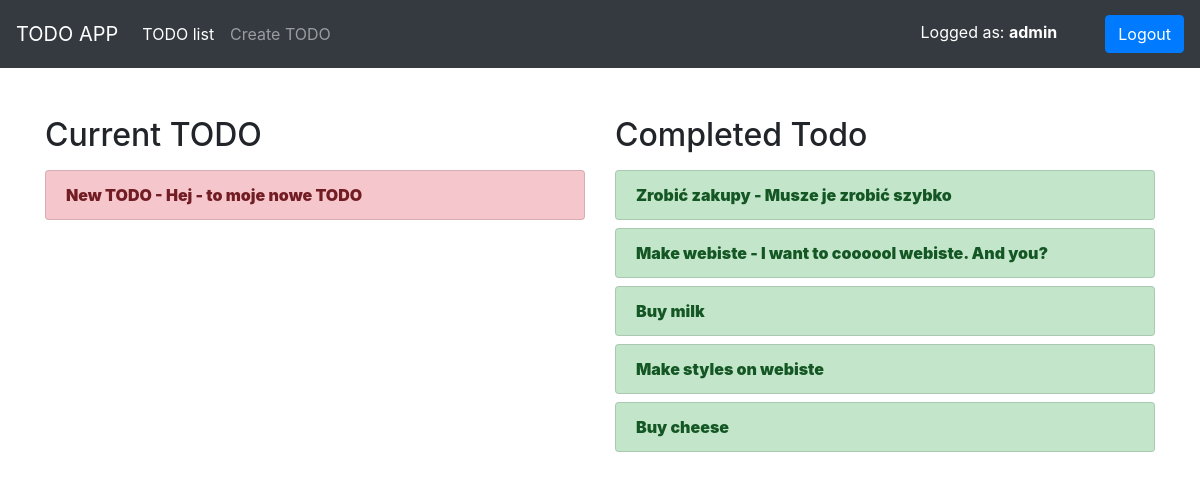
/current/ (signed in), run on the app's committed database.
### todo/models.py (models this page shows, shortened)
class Todo(models.Model):
    title = models.CharField(max_length=100)
    memo = models.TextField(blank=True)
    created = models.DateTimeField(auto_now_add=True)
    dateCompleted = models.DateTimeField(null=True, blank=True)
    important = models.BooleanField(default=False)
    user = models.ForeignKey(User, on_delete=models.CASCADE)

### todo/views.py (the view)
# urls.py: path('current/', views.currenttodos, name='currenttodos'),
@login_required(login_url='loginuser')
def currenttodos(request):
    todos = Todo.objects.filter(user=request.user, dateCompleted__isnull=True)
    completeTodos = Todo.objects.filter(user=request.user, dateCompleted__isnull=False).order_by('-dateCompleted')
    context = {'todos': todos, 'completeTodos': completeTodos}
    return render(request, 'todo/todos.html', context)

### todo/templates/todo/todos.html
{% extends 'todo/base.html' %}
{% block content %}
    <div class="row">
        <div class="col-md-6">
            <h2 class="mb-3">Current TODO</h2>
            <ul class="list-group">
                {% for todo in todos %}
                <li class="list-group">{% if todo.important %}
                    <b><a href="{% url 'viewtodo' todo.id %}" class="list-group-item list-group-item-action list-group-item-danger mb-2">{{ todo.title }}{% if todo.memo %} - {{ todo.memo }} {% endif %}</a></b>
                    {% else %}
                    <a href="{% url 'viewtodo' todo.id %}" class="list-group-item list-group-item-action list-group-item-danger mb-2">{{ todo.title }}{% if todo.memo %} - {{ todo.memo }} {% endif %}</a>
                    {% endif %}
                </li>
                {% endfor %}
            </ul>
        </div>
        <div class="col-md-6">
            <h2 class="mb-3">Completed Todo</h2>
            <ul class="list-group">
                {% for todo in completeTodos %}
                <li class="list-group">
                    {% if todo.important %}
                    <b><a href="{% url 'viewtodo' todo.id %}" class="list-group-item list-group-item-action list-group-item-success mb-2">{{ todo.title }}{% if todo.memo %} - {{ todo.memo }} {% endif %}</a></b>
                    {% else %}
                    <a href="{% url 'viewtodo' todo.id %}" class="list-group-item list-group-item-action list-group-item-success mb-2">{{ todo.title }}{% if todo.memo %} - {{ todo.memo }} {% endif %}</a>
                    {% endif %}
                </li>
                {% endfor %}
            </ul>
        </div>
    </div>
{% endblock %}

### todo/templates/todo/base.html (shortened to what this page needs)
<!doctype html>
{% load static %}
<html lang="en">
<head>
    <link rel="stylesheet" href="https://stackpath.bootstrapcdn.com/bootstrap/4.3.1/css/bootstrap.min.css">
    <link rel="stylesheet" href="{% static 'todo/style.css' %}">
</head>
<body>
{% include 'todo/navbar.html' %}
<br><br>
<div class="container">
    {% block content %}{% endblock %}
</div>
</body>
</html>

### todo/templates/todo/navbar.html (shortened to what this page needs)
{% if user.is_authenticated %}
<nav class="navbar navbar-expand-lg navbar-dark bg-dark">
  <a class="navbar-brand" href="{% url 'homepage' %}">TODO APP</a>
  <div class="collapse navbar-collapse" id="navbarSupportedContent">
    <ul class="navbar-nav mr-auto">
      <li class="nav-item active">
        <a class="nav-link" href="{% url 'currenttodos' %}">TODO list <span class="sr-only">(current)</span></a>
      </li>
      <li class="nav-item">
        <a class="nav-link" href="{% url 'createtodo' %}">Create TODO</a>
      </li>
    </ul>
    <div class="form-inline my-2 my-lg-0">
          <p class="mr-5 mt-2 pt-1 text-white">Logged as: <b>{{ user.username }}<b></p>
          <form action="{% url 'logoutuser' %}" method="POST">
            <button class="btn btn-primary" type="submit">Logout</button>
          </form>
    </div>
  </div>
</nav>
{% endif %}

### todo/static/todo/style.css (style rules this page uses)
body { box-sizing: border-box; }

### data on the page
Todo: title "New TODO", memo "Hej - to moje nowe TODO"
Todo: title "Zrobić zakupy", memo "Musze je zrobić szybko"
Todo: title "Make webiste", memo "I want to coooool webiste. And you?"
Todo: title "Buy milk"
Todo: title "Make styles on webiste"
Todo: title "Buy cheese"

### other printed values
{{ user.username }} "admin"
